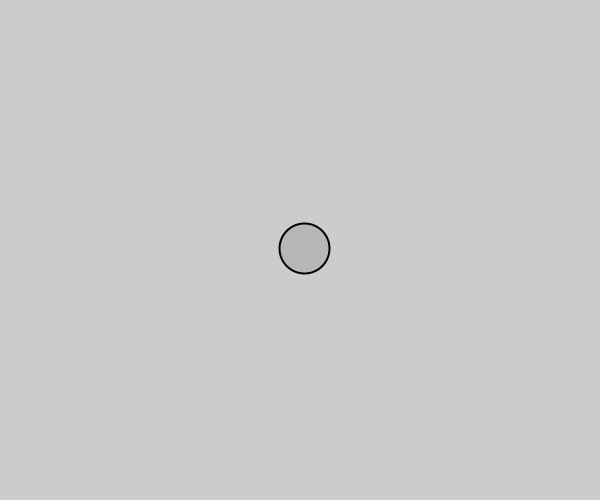
Frame 1 (no input)
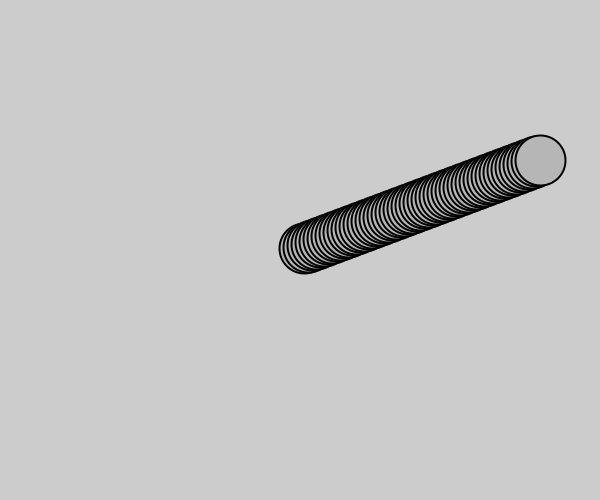
Frame 60 (the mouse pressed at the canvas centre just before this capture)
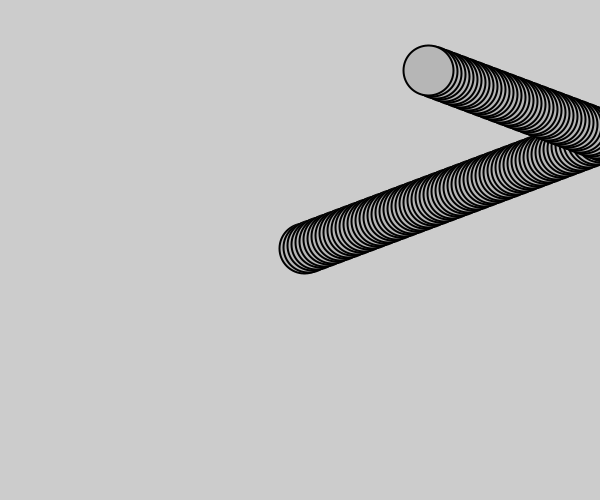
Frame 120 (the mouse held since frame 60 and released just before this capture)

The Processing sketch that drew these frames (run headless with seeded random() and noise(); from frame 60 on, the mouse is pressed at the canvas centre):

// Processing sketch: ball_bounce_pvector
// ── ball_bounce_pvector.pde
Ball b;

void setup() {
 size (600,500);
 b = new Ball();
}

void draw() {
 b.move();
 b.bounce();
 b.display();
}

// ── Ball.pde
class Ball {
  
 PVector position;
 PVector velocity;
 
 Ball() {
  position = new PVector(width/2,height/2);
  velocity = new PVector(4, -1.5);
 }
  
 void move() {
  position.add(velocity); 
 }
  
 void bounce() {
   //Bounce logic
  if (( position.x > width) || position.x < 0) {
    velocity.x = velocity.x * -1;
  }
  if (( position.y > height) || position.y < 0) {
   velocity.y = velocity.y * -1; 
  }
   
 }
 
 void display() {
  stroke(0);
  strokeWeight(2);
  fill(182);
  ellipse(position.x,position.y,50,50);
 }
  
}
